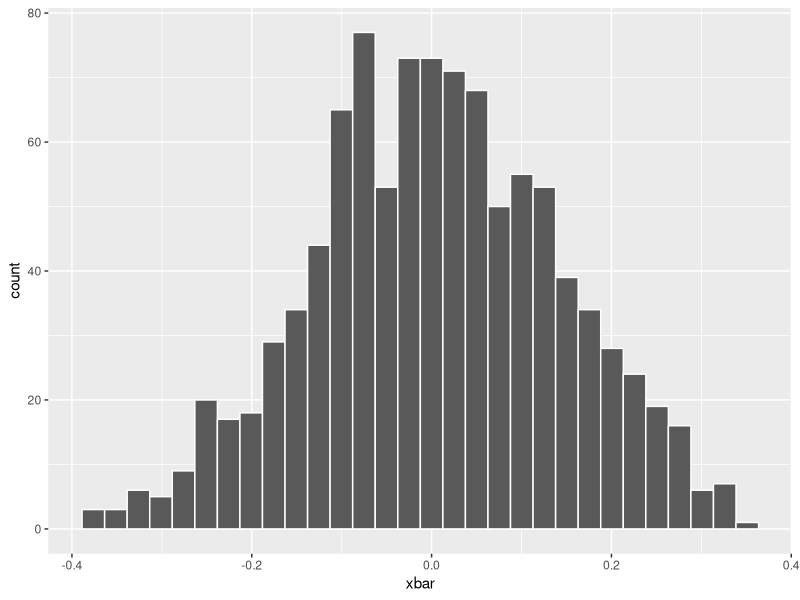

Write R code to recreate this figure.
## ---- chunk 1

## ---- chunk 2
library(tidyverse)
## ---- chunk 3
squares <- numeric(5)  # create an empty numeric vector of length 5
for (i in 1:5) {
  squares[i] <- i^2
}
squares
## ---- chunk 4
x <- 1:5
squares <- x^2
squares
## ---- chunk 5
#lapply over a list
l <- list(a = 1:5, b = 6:10)
lapply(l, sum)

# sapply returns a vector/matrix
sapply(l, sum)
## ---- chunk 6
nums <- list(1:5, 6:10)
map_dbl(nums, sum)
## ---- chunk 7
replicate(1000, mean(rnorm(50)))
## ---- chunk 8
sims <- data.frame(xbar = replicate(1000, mean(rnorm(50))))
ggplot(sims, aes(x = xbar)) +
  geom_histogram(color = "white")
